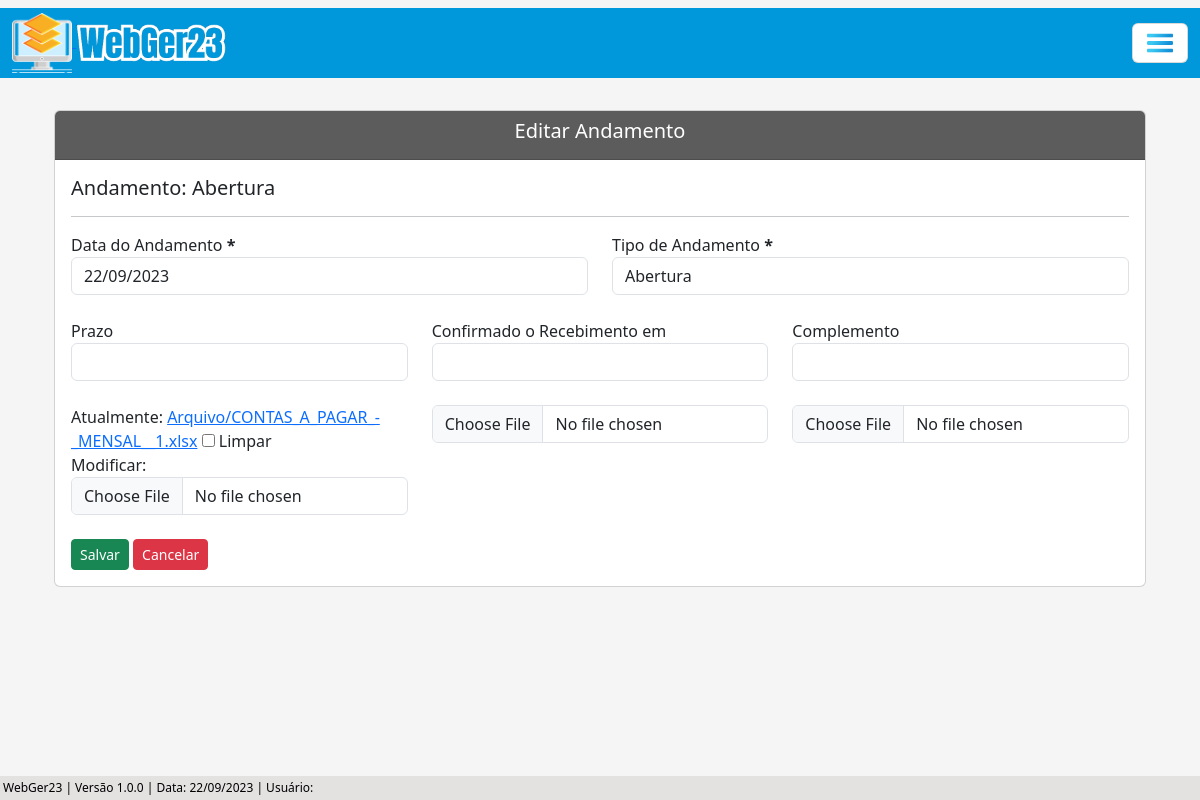
Page /editar/andamento-adm/28/ on the earlier database version.
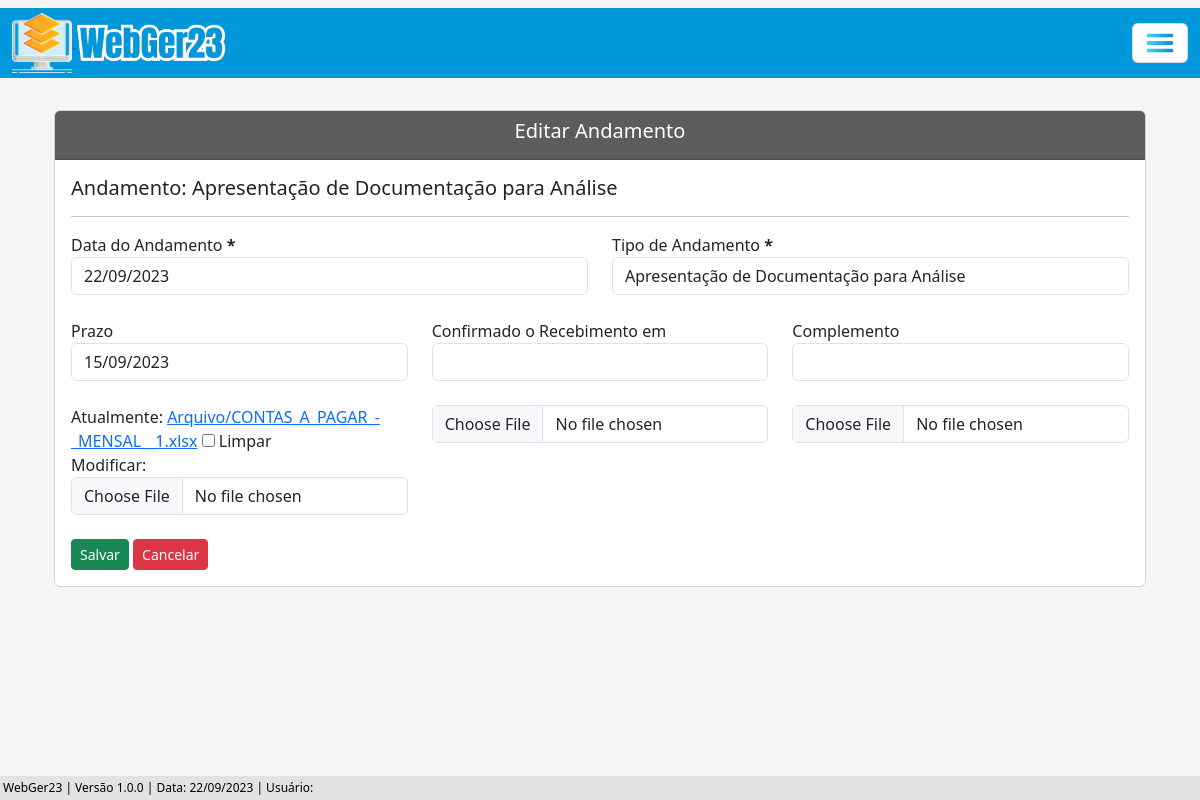
Same page on the later database version.
### processo/models.py (models this page shows, shortened)
class Base(models.Model): # Classe base, será herdada pelas outras classes
    data_criacao = models.DateField('data_criação', auto_now_add=True)
    data_alteracao = models.DateField('Alterado', auto_now=True)
    ativo = models.BooleanField('Ativo?', default=True)
    class Meta:
        abstract = True

class AndamentoAdm(Base):
    andamentos = (
    ('Abertura', 'Abertura'), ('Parecer Fiscal', 'Parecer Fiscal'), ('Decisão 1ª Instância', 'Decisão 1ª Instância'), ('Suspenso Para Fiscalização Futura', 'Suspenso Para Fiscalização Futura'), ('Auto de Infração e Termo de Intimação - AITI.', 'Auto de Infração e Termo de Intimação - AITI.'), ('Termo de Intimação Fiscal - TIF.-tif.', 'Termo de Intimação Fiscal - TIF.'), ('Decisão de 2ª Instância', 'Decisão de 2ª Instância'), ('Cobrança de Documentação', 'Cobrança de Documentação'), ('Recurso Voluntário', 'Recurso Voluntário'), ('Fim do Contrato com a Assessoria', 'Fim do Contrato com a Assessoria'), ('Manifestação', 'Manifestação'), ('Recebimento do AR', 'Recebimento do AR'), ('Despacho', 'Despacho'), ('Aguardando Pagamento', 'Aguardando Pagamento'), ('Apresentação de Documentação para Análise', 'Apresentação de Documentação para Análise'), ('Aguardando AR', 'Aguardando AR'), ('Ofício', 'Ofício'), ('Revelia', 'Revelia'), ('Execução', 'Execução'), ('Confissão de Dívida (Parcelamento)', 'Confissão de Dívida (Parcelamento)'), ('Reenvio de Documento', 'Reenvio de Documento'), ('Parecer Juridico', 'Parecer Juridico'), ('Certidão', 'Certidão'), ('Encaminhado', 'Encaminhado'), ('Encerrado', 'Encerrado'),
    )
    situacao = (
        ('Sem Pagamento', 'Sem Pagamento'), ('Com Pagamento', 'Com Pagamento'),
    )
    criador_andamento_adm = models.ForeignKey(get_user_model(), verbose_name='Usuário Criador', on_delete=models.CASCADE)
    processo = models.ForeignKey(ProcessoAdm, on_delete=models.CASCADE) # Relacionamento 'One to Many' (um para muitos)
    data_andamento = models.DateField(verbose_name='Data do Andamento')
    andamento = models.CharField(max_length=100, choices=andamentos, verbose_name='Andamento') # Utiliza choices(escolhas) para selecionar o andamento
    situacao_pagamento = models.CharField(max_length=100, choices=situacao, blank=True, null=True)
    valor_pago = models.CharField(max_length=14, blank=True, null=True)
    data_prazo = models.DateField(blank=True, null=True)
    funcionario = models.CharField(max_length=50, blank=True, null=True)
    data_recebimento = models.DateField(blank=True, null=True)
    complemento = models.CharField(max_length=150, blank=True, null=True)
    arquivo_1 = models.FileField(upload_to='Arquivo/', verbose_name='Arquivo', blank=True)
    arquivo_2 = models.FileField(upload_to='Arquivo/', verbose_name='Arquivo', blank=True)
    arquivo_3 = models.FileField(upload_to='Arquivo/', verbose_name='Arquivo', blank=True)

### processo/views.py (the view, shortened to what this page needs)
# urls.py: path('editar/andamento-adm/<int:pk>/', AndamentoAdmUpdate.as_view(), name='andamento-adm-update'),
class AndamentoAdmUpdate(UpdateView):
    model = AndamentoAdm
    template_name = 'processos/updates/andamento_adm_update.html'
    fields = ['data_andamento', 'andamento', 'situacao_pagamento','valor_pago', 'data_prazo', 'data_recebimento', 'complemento', 'arquivo_1', 'arquivo_2', 'arquivo_3']
    def get_cancelar(self, processo_pk):
        return reverse('andamento-adm-list', args=[processo_pk])
    def get_context_data(self, **kwargs):
        context = super().get_context_data(**kwargs)
        andamento_pk = self.kwargs.get('pk') # Pega a PK do andamento ao fazer o update através da URL
        andamento = AndamentoAdm.objects.get(pk=andamento_pk) # Busca o andamento através da PK do andamento
        processo_pk = andamento.processo_id # Busca a PK do processo através do andamento (processo_id é a ForeignKey entre o processo administrativo e o andamento)
        context['cancelar'] = self.get_cancelar(processo_pk)
        context['dados_andamento'] = AndamentoAdm.objects.filter(pk=andamento_pk) # Filtra os dados do andamento através da pk, para conseguir iterar com os dados do andamento
        return context

### processo/templates/processos/updates/andamento_adm_update.html (shortened to what this page needs)
{% extends 'index.html' %}
{% load static %}
{% load widget_tweaks %}
{% block conteudo %}
    <div class="container p-4">
        <div class="card">
            <div class="card-header text-white" style="background-color: #5c5c5c;">
                <h5 style="text-align: center;">Editar Andamento</h5>
            </div>
            <div class="card-body">
                {% for atributo in dados_andamento %}
                    <h5>Andamento: {{ atributo.andamento }}</h5>
                {% endfor %}
                <hr>
                <form action="" method="post" enctype="multipart/form-data">
                    <div class="row">
                        <div class="col">
                            <label for="data_andamento">Data do Andamento <b>*</b></label>
                            {% render_field form.data_andamento class="form-control" id="data_andamento"%}
                        </div>
                        <div class="col">
                            <label for="andamento">Tipo de Andamento <b>*</b></label>
                            {% render_field form.andamento class="andamento form-control" id="andamento"%}
                        </div>
                    </div>
                    <br>
                    <div class="row">
                        <div class="col">
                            <label for="data_prazo">Prazo</label>
                            {% render_field form.data_prazo class="form-control" id="data_prazo"%}
                        </div>
                        <div class="col">
                            <label for="data_recebimento">Confirmado o Recebimento em</label>
                            {% render_field form.data_recebimento class="form-control" id="data_recebimento"%}
                        </div>
                        <div class="col">
                            <label for="complemento">Complemento</label>
                            {% render_field form.complemento class="form-control" id="complemento"%}
                        </div>
                    </div>
                    <br>
                    <div class="row">
                        <div class="col">
                            {% render_field form.arquivo_1 class="form-control"%}
                        </div>
                        <div class="col">
                            {% render_field form.arquivo_2 class="form-control" id="arquivo_2"%}
                        </div>
                        <div class="col">
                            {% render_field form.arquivo_3 class="form-control" id="arquivo_3"%}
                        </div>
                    </div>
                    <br>
                    <div>
                        <button type="submit" class="btn btn-success btn-sm">Salvar</button>
                        <a href="{{ cancelar }}" class="btn btn-danger btn-sm">Cancelar</a>
                    </div>
                </form>
            </div>
        </div>
    </div>
{% endblock %}

Differences in the rows shown:
changed AndamentoAdm: andamento "Abertura" → "Apresentação de Documentação para Análise"; data_prazo (not shown) → "15/09/2023"
